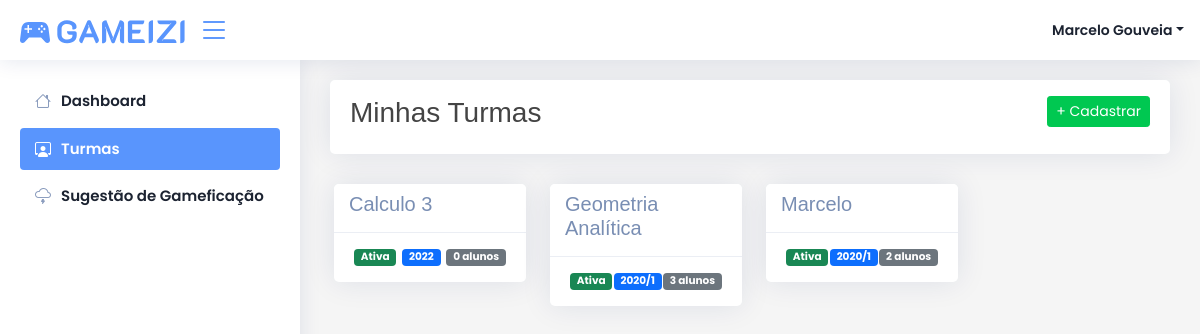
Page /turmas/ (signed in) on the earlier database version.
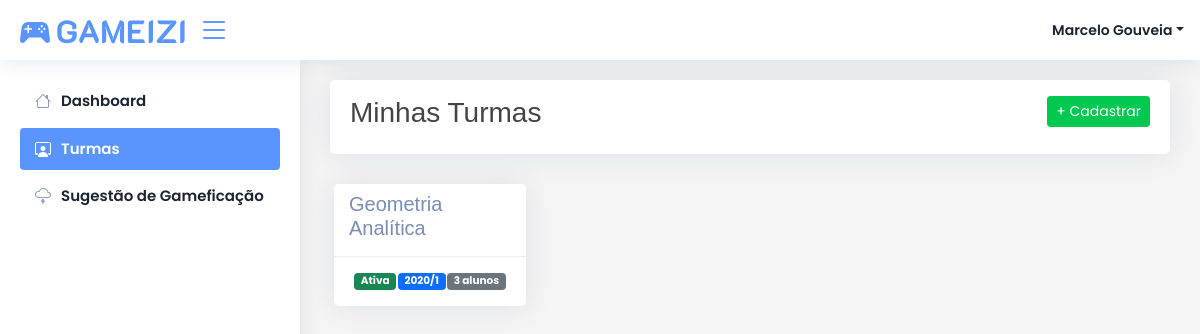
Same page on the later database version.
### core/models.py (models this page shows, shortened)
class Turma(models.Model):
    nome = models.CharField('Nome', max_length=1024)
    criado_em = models.DateField("Criado Em", auto_now_add=True)
    ativa = models.BooleanField('Ativa', default=True)
    semestre = models.CharField("Semestre", max_length=1024)
    hash_convite = models.CharField('Hash Convite', max_length=1024, blank=True, null=True)
    def obter_quantidade_alunos(self):
        return AlunosTurma.objects.filter(turma=self).count()

### core/views.py (the view)
# urls.py: path('turmas/', views.turmas, name='turmas'),
@login_required(login_url='/login')
def turmas(request):
    try:
        aluno = Aluno.objects.get(usuario=request.user)
        if not aluno.confirmado:
            if request.GET.get('next'):
                return redirect(reverse('core:questionario') + '?next=' + request.GET.get('next'))
            return redirect('core:questionario')
    except:
        pass
    todas_turmas = Turma.objects.all().order_by('nome')
    turmas = []
    for turma in todas_turmas:
        try:
            if request.user.is_superuser:
                ProfessoresTurma.objects.get(turma=turma, professor__usuario=request.user)
                turmas.append(turma)
            else:
                AlunosTurma.objects.get(aluno__usuario=request.user, turma=turma)
                turmas.append(turma)
            continue
        except Exception as e:
            print(e)
            continue
    data = {
        'pagina': 'Minhas Turmas',
        'turmas': turmas
    }
    return render(request, 'core/turmas/index.html', data)

### core/templatetags/filtros.py (called while the page is built)
@register.filter(name='obter_ranking_aluno')
def obter_ranking_aluno(usuario):
    try:
        aluno = Aluno.objects.get(usuario=usuario)
        return rankings[aluno.tipo]
    except:
        return 'Professor'

### core/templates/core/turmas/index.html (shortened to what this page needs)
{% extends 'core/base.html' %}
{% block pagina %}
Minhas Turmas
{% endblock pagina %}
{% block botoes %}
{% if user.is_superuser %}
<a class="btn btn-sm btn-success" href="{% url 'core:cadastrar_turma' %}">+ Cadastrar</a>
{% endif %}
{% endblock botoes %}
{% block conteudo %}
<div class="row">
    {% for turma in turmas %}
    <div class="col-md-3">
        <div class="card px-0 m-1 card-turma mt-0" turma-id="{{ turma.id }}">
            <div class="card-header py-2">
                <h5>{{ turma.nome }}</h5>
            </div>
            <div class="card-body py-3">
                <div class="d-inline-flex w-100 justify-content-between">
                    {% if turma.ativa %}
                    <p class="m-0"><span class="badge bg-success">Ativa</span></p>
                    {% else %}
                    <p class="m-0"><span class="badge bg-danger">Inativa</span></p>
                    {% endif %}
                    <p class="m-0"><span class="badge bg-primary">{{ turma.semestre }}</span></p>
                    <p class="m-0"><span class="badge bg-secondary">{{ turma.obter_quantidade_alunos }} alunos</span></p>
                </div>
            </div>
        </div>
    </div>
    {% endfor %}
</div>
{% endblock conteudo %}

Differences in the rows shown:
removed Turma: nome "Calculo 3", ativa "Ativa", semestre "2022", obter_quantidade_alunos "0"
removed Turma: nome "Marcelo", ativa "Ativa", semestre "2020/1", obter_quantidade_alunos "2"
